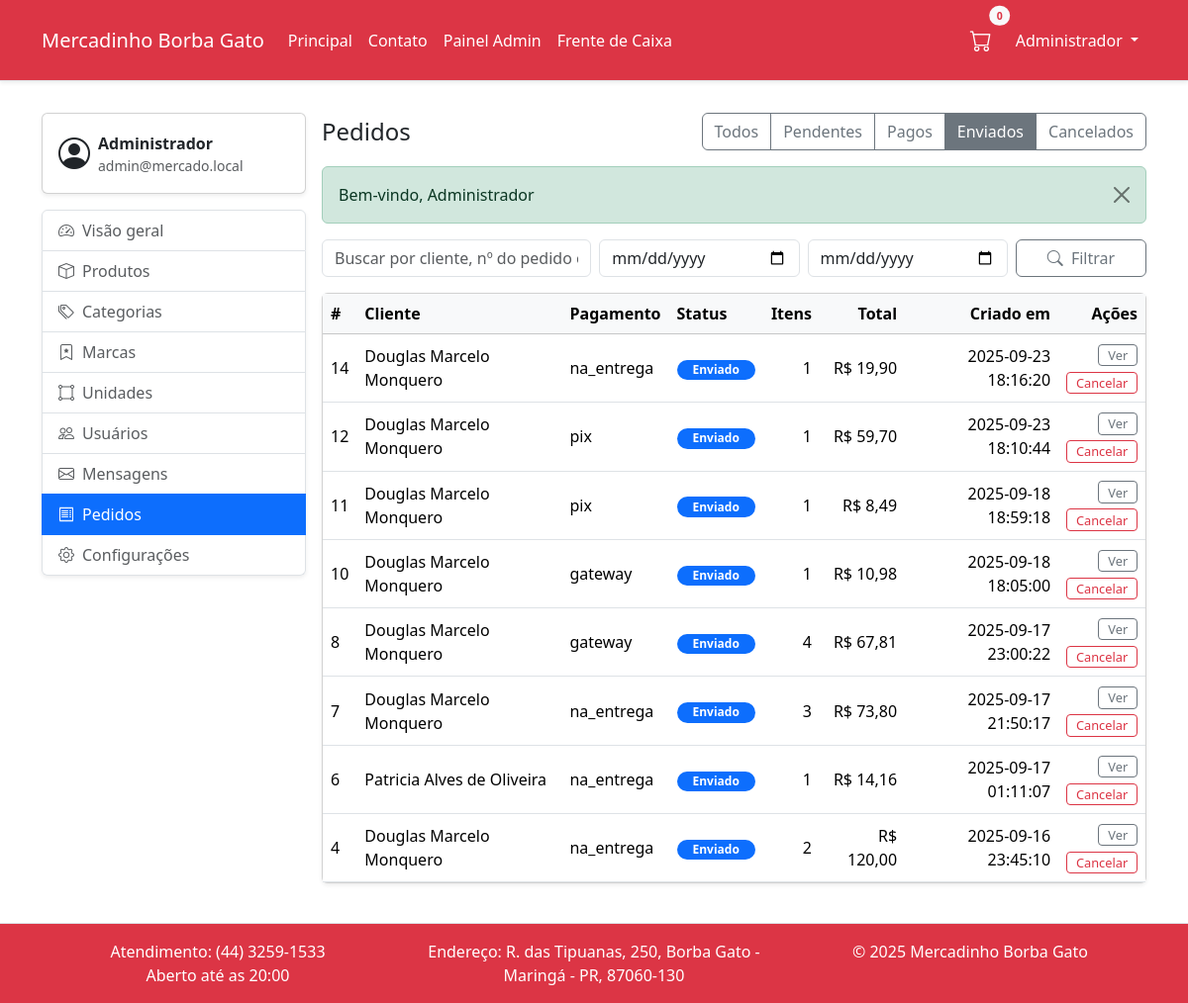
Page /public/admin/pedidos?status=enviado (signed in) on the earlier database version.
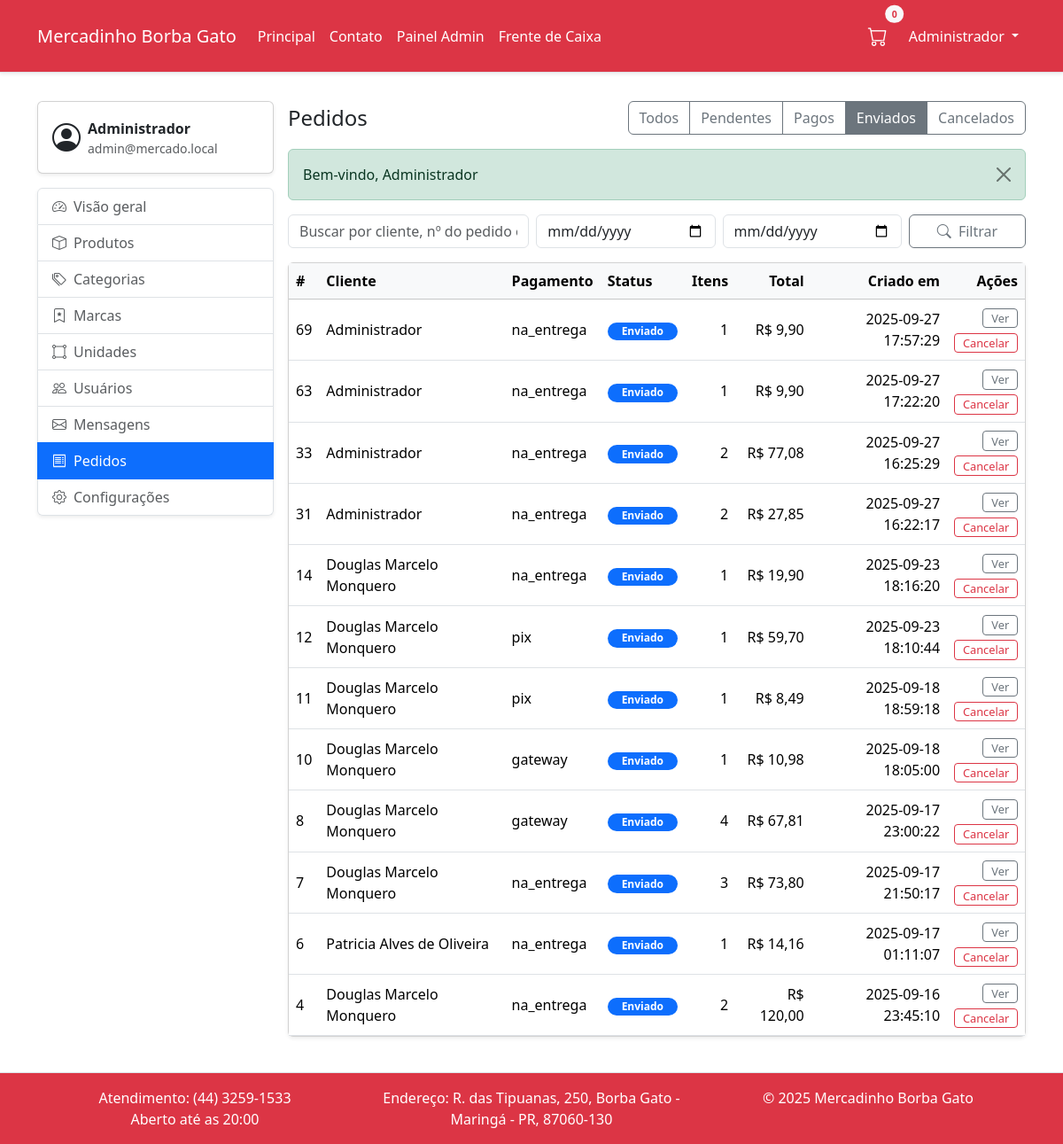
Same page on the later database version.
### tables this page shows
CREATE TABLE `pedido` (
  `id` int NOT NULL AUTO_INCREMENT,
  `cliente_id` int NOT NULL,
  `endereco_id` int DEFAULT NULL,
  `status` enum('novo','em_separacao','em_transporte','pronto','finalizado','cancelado') NOT NULL DEFAULT 'novo',
  `canal` enum('online','pdv') NOT NULL DEFAULT 'online',
  `entrega` enum('retirada','entrega') NOT NULL,
  `pagamento` enum('na_entrega','pix','cartao','gateway') NOT NULL DEFAULT 'na_entrega',
  `subtotal` decimal(12,2) NOT NULL,
  `frete` decimal(12,2) NOT NULL DEFAULT '0.00',
  `desconto` decimal(12,2) NOT NULL DEFAULT '0.00',
  `total` decimal(12,2) NOT NULL,
  `troco` decimal(12,2) NOT NULL DEFAULT '0.00',
  `codigo_externo` varchar(80) DEFAULT NULL,
  `criado_em` timestamp NOT NULL DEFAULT CURRENT_TIMESTAMP,
  `atualizado_em` timestamp NOT NULL DEFAULT CURRENT_TIMESTAMP ON UPDATE CURRENT_TIMESTAMP,
  PRIMARY KEY (`id`),
  KEY `idx_pedido_cliente` (`cliente_id`,`criado_em`),
  KEY `idx_pedido_status` (`status`),
  KEY `fk_pedido_endereco` (`endereco_id`),
  KEY `idx_pedido_status_data` (`status`,`criado_em`),
  CONSTRAINT `fk_pedido_cliente` FOREIGN KEY (`cliente_id`) REFERENCES `cliente` (`id`) ON UPDATE CASCADE,
  CONSTRAINT `fk_pedido_endereco` FOREIGN KEY (`endereco_id`) REFERENCES `endereco` (`id`) ON DELETE SET NULL ON UPDATE CASCADE
);

### App/Core/View.php (called while the page is built, shortened)
<?php
final class View
{
    private string $basePath;
    public function __construct()
    {
        $bp = realpath(__DIR__ . '/../Views');
        $this->basePath = $bp !== false ? $bp : (__DIR__ . '/../Views');
    }
    public function render(string $template, array $data = []): void
    {
        $rel = str_replace(['.', ':'], DIRECTORY_SEPARATOR, $template) . '.php';
        $file = $this->basePath . DIRECTORY_SEPARATOR . $rel;
        extract($data, EXTR_SKIP);
        require $file;
    }
}

### App/Core/Controller.php (called while the page is built, shortened)
<?php
abstract class Controller
{
    protected View $view;
    public function __construct()
    {
        $this->view = new View();
    }
    protected function render(string $template, array $data = []): void
    {
        $this->view->render($template, $data);
    }
}

### App/Controllers/Admin/PedidosController.php (called while the page is built, shortened)
<?php
final class PedidosController extends BaseAdminController
{
    private PDO $pdo;
    private array $allowedStatuses;
    public function __construct()
    {
        $this->pdo = Database::getConnection();
        $this->allowedStatuses = $this->detectAllowedStatuses();
    }
    public function index(): void
    {
        $filters = [
            'status' => trim((string)($_GET['status'] ?? '')),
            'q' => trim((string)($_GET['q'] ?? '')),
            'de' => trim((string)($_GET['de'] ?? '')),
            'ate' => trim((string)($_GET['ate'] ?? '')),
        ];
        $sql = <<<SQL
SELECT
    p.id,
    COALESCE(u.nome, e.nome, CONCAT('Cliente #', p.cliente_id)) AS cliente,
    p.pagamento,
    p.status,
    COUNT(ip.id) AS qtd_itens,
    p.total,
    p.criado_em
FROM pedido p
LEFT JOIN cliente c ON c.id = p.cliente_id
LEFT JOIN usuario u ON u.id = c.usuario_id
LEFT JOIN endereco e ON e.id = p.endereco_id
LEFT JOIN item_pedido ip ON ip.pedido_id = p.id
WHERE 1 = 1
SQL;
        $params = [];
        if ($filters['status'] !== '') {
            $dbStatuses = $this->dbStatusesFor($filters['status']);
            if ($dbStatuses) {
                $placeholders = [];
                foreach ($dbStatuses as $idx => $status) {
                    $ph = ':status_' . $idx;
                    $placeholders[] = $ph;
                    $params[$ph] = $status;
                }
                $sql .= ' AND p.status IN (' . implode(', ', $placeholders) . ')';
            }
        }
        $sql .= ' GROUP BY p.id, cliente, p.pagamento, p.status, p.total, p.criado_em';
        $sql .= ' ORDER BY p.criado_em DESC LIMIT 100';
        $stmt = $this->pdo->prepare($sql);
        $stmt->execute($params);
        $pedidos = $stmt->fetchAll(PDO::FETCH_ASSOC) ?: [];
        $pedidos = array_map(function (array $pedido): array {
            $raw = (string)($pedido['status'] ?? '');
            $pedido['status_raw'] = $raw;
            $pedido['status'] = $this->normalizeStatus($raw);
            return $pedido;
        }, $pedidos);
        $this->render('admin/pedidos/index', [
            'title' => 'Pedidos',
            'pedidos' => $pedidos,
            'filters' => $filters,
        ]);
    }
    private function detectAllowedStatuses(): array
    {
        try {
            $stmt = $this->pdo->query("SHOW COLUMNS FROM pedido LIKE 'status'");
            if ($stmt !== false) {
                $row = $stmt->fetch(PDO::FETCH_ASSOC);
                if (is_array($row) && isset($row['Type']) && is_string($row['Type'])) {
                    if (preg_match_all("/'([^']+)'/", $row['Type'], $matches)) {
                        return array_map('strtolower', $matches[1]);
                    }
                }
            }
        } catch (\Throwable $e) {
        }
        return [];
    }
    private function dbStatusesFor(string $normalized): array
    {
        $normalized = strtolower($normalized);
        $candidates = self::STATUS_GROUPS[$normalized] ?? [$normalized];
        $result = [];
        foreach ($candidates as $status) {
            if (!$this->allowedStatuses || in_array(strtolower($status), $this->allowedStatuses, true)) {
                $result[] = $status;
            }
        }
        return array_values(array_unique($result));
    }
    private function normalizeStatus(string $raw): string
    {
        $rawLower = strtolower($raw);
        foreach (self::STATUS_GROUPS as $normalized => $candidates) {
            foreach ($candidates as $candidate) {
                if ($rawLower === strtolower($candidate)) {
                    return $normalized;
                }
            }
        }
        return $rawLower !== '' ? $rawLower : 'pendente';
    }
}

### public/index.php (called while the page is built, shortened)
<?php
$router = new Router();
$method = $_SERVER['REQUEST_METHOD'] ?? 'GET';
$uri    = parse_url($_SERVER['REQUEST_URI'] ?? '/', PHP_URL_PATH) ?? '/';
$scriptName = str_replace('\\', '/', $_SERVER['SCRIPT_NAME'] ?? '');
$scriptDir  = rtrim(str_replace('\\', '/', dirname($scriptName)), '/');
$path = $uri;
if ($scriptName && strpos($path, $scriptName) === 0) {
    $path = substr($path, strlen($scriptName));
}
elseif ($scriptDir && $scriptDir !== '' && $scriptDir !== '/' && strpos($path, $scriptDir) === 0) {
    $path = substr($path, strlen($scriptDir));
}
$path = '/' . ltrim($path, '/');
$router->dispatch($method, $path);

### App/Core/Url.php (called while the page is built, shortened)
<?php declare(strict_types=1);
final class Url
{
    private static function base(): string
    {
        $script = $_SERVER['SCRIPT_NAME'] ?? '';
        $base = rtrim(str_replace('\\','/', dirname($script)), '/');
        return $base;
    }
    public static function to(string $path): string
    {
        $p = str_starts_with($path, '/') ? $path : '/' . $path;
        $base = self::base();
        return $base . $p;
    }
}

### App/DAO/Database.php (called while the page is built, shortened)
<?php
final class Database
{
    private static ?PDO $pdo = null;
    public static function getConnection(): PDO
    {
        if (self::$pdo === null) {
            $host = $_ENV['DB_HOST'] ?? $_ENV['MYSQLHOST'] ?? '127.0.0.1';
            $port = $_ENV['DB_PORT'] ?? $_ENV['MYSQLPORT'] ?? '3306';
            $database = $_ENV['DB_NAME'] ?? $_ENV['DB_DATABASE'] ?? $_ENV['MYSQLDATABASE'] ?? 'mercadinho';
            $user = $_ENV['DB_USER'] ?? $_ENV['DB_USERNAME'] ?? $_ENV['MYSQLUSER'] ?? 'root';
            $pass = $_ENV['DB_PASS'] ?? $_ENV['DB_PASSWORD'] ?? $_ENV['MYSQLPASSWORD'] ?? '';
            $dsn = sprintf('mysql:host=%s;port=%s;dbname=%s;charset=utf8mb4', $host, $port, $database);
            self::$pdo = new PDO($dsn, $user, $pass, [
                PDO::ATTR_ERRMODE => PDO::ERRMODE_EXCEPTION,
                PDO::ATTR_DEFAULT_FETCH_MODE => PDO::FETCH_ASSOC,
                PDO::ATTR_EMULATE_PREPARES => false,
            ]);
        }
        return self::$pdo;
    }
}

### App/Views/admin/pedidos/index.php (the view, shortened to what the changed rows need)
<?php
$pedidos = $pedidos ?? [];
$filters = $filters ?? ['status' => '', 'q' => '', 'de' => '', 'ate' => ''];
$h = static fn($v) => htmlspecialchars((string)$v, ENT_QUOTES, 'UTF-8');
$statusAtual = strtolower((string)($filters['status'] ?? ''));
?>
<!doctype html>
<html lang="pt-br">
<head>
  <link rel="stylesheet" href="<?= \App\Core\Url::to('/assets/css/bootstrap.min.css') ?>" />
  <link href="https://cdn.jsdelivr.net/npm/bootstrap-icons@1.10.5/font/bootstrap-icons.css" rel="stylesheet" />
  <link rel="stylesheet" href="<?= Url::to('/assets/site/css/style.css') ?>" />
</head>
<body>
  <div class="d-flex flex-column wrapper">
    <main class="flex-fill">
      <div class="container py-3">
        <div class="row g-3">
          <div class="col-12 col-lg-9">
            <div class="d-flex align-items-center justify-content-between mb-3">
              <h1 class="h4 mb-0">Pedidos</h1>
              <div class="btn-group">
                <?php
                $abas = [
                  '' => 'Todos',
                  'pendente' => 'Pendentes',
                  'pago' => 'Pagos',
                  'enviado' => 'Enviados',
                  'cancelado' => 'Cancelados',
                ];
                foreach ($abas as $valor => $label):
                  $url = Url::to('/admin/pedidos' . ($valor !== '' ? ('?status=' . $valor) : ''));
                  $ativo = $statusAtual === $valor;
                ?>
                  <a href="<?= $url ?>"
                    class="btn btn-outline-secondary<?= $ativo ? ' active' : '' ?>"><?= $label ?></a>
                <?php endforeach; ?>
              </div>
            </div>
            <div class="card shadow-sm">
              <div class="table-responsive">
                <table class="table align-middle table-hover mb-0">
                  <thead class="table-light">
                    <tr>
                      <th>#</th>
                      <th>Cliente</th>
                      <th>Pagamento</th>
                      <th>Status</th>
                      <th class="text-end">Itens</th>
                      <th class="text-end">Total</th>
                      <th class="text-end">Criado em</th>
                      <th class="text-end table-actions-cell">Ações</th>
                    </tr>
                  </thead>
                  <tbody>
                    <?php foreach ($pedidos as $pedido): ?>
                      <?php
                      $statusOriginal = trim((string)($pedido['status'] ?? 'pendente'));
                      $status = strtolower($statusOriginal);
                      $statusKey = strtolower(preg_replace('/[^a-z0-9]+/i', '_', $statusOriginal));
                      $badgeMap = [
                        'pendente' => 'bg-warning text-dark',
                        'pago' => 'bg-success text-white',
                        'enviado' => 'bg-primary text-white',
                        'em_transporte' => 'bg-info text-dark',
                        'transporte' => 'bg-info text-dark',
                        'em_preparo' => 'bg-info text-dark',
                        'preparando' => 'bg-info text-dark',
                        'em_andamento' => 'bg-info text-dark',
                        'pronto' => 'bg-secondary text-white',
                        'pronto_para_retirada' => 'bg-secondary text-white',
                        'entregue' => 'bg-success text-white',
                        'finalizado' => 'bg-success text-white',
                        'cancelado' => 'bg-danger text-white',
                      ];
                      $badgeClass = $badgeMap[$statusKey] ?? 'bg-secondary text-white';
                      $statusLabel = $statusOriginal !== '' ? $statusOriginal : 'Pendente';
                      if (function_exists('mb_convert_case')) {
                        $statusLabel = mb_convert_case($statusLabel, MB_CASE_TITLE, 'UTF-8');
                      } else {
                        $statusLabel = ucwords(strtolower($statusLabel));
                      }
                      ?>
                      <tr>
                        <td><?= (int)($pedido['id'] ?? 0) ?></td>
                        <td><?= $h($pedido['cliente'] ?? '-') ?></td>
                        <td><?= $h($pedido['pagamento'] ?? 'na entrega') ?></td>
                        <td>
                          <span
                            class="badge rounded-pill px-3 <?= $badgeClass ?>"><?= $h($statusLabel) ?></span>
                        </td>
                        <td class="text-end"><?= (int)($pedido['qtd_itens'] ?? 0) ?></td>
                        <td class="text-end">R$
                          <?= number_format((float)($pedido['total'] ?? 0), 2, ',', '.') ?></td>
                        <td class="text-end"><?= $h($pedido['criado_em'] ?? '-') ?></td>
                        <td class="text-end table-actions-cell">
                          <div class="orders-actions">
                            <a class="btn btn-outline-secondary btn-sm"
                              href="<?= Url::to('/admin/pedidos/' . (int)($pedido['id'] ?? 0)) ?>">Ver</a>
                            <?php if ($status !== 'cancelado'): ?>
                              <a class="btn btn-outline-danger btn-sm"
                                href="<?= Url::to('/admin/pedidos/' . (int)$pedido['id'] . '/cancelar') ?>">Cancelar</a>
                            <?php endif; ?>
                          </div>
                        </td>
                      </tr>
                    <?php endforeach; ?>
                  </tbody>
                </table>
              </div>
            </div>
          </div>
        </div>
      </div>
    </main>
  </div>
</body>
</html>

Differences in the rows shown:
added pedido: id "69", cliente "Administrador", pagamento "na_entrega", statusLabel "Enviado", qtd_itens "1", total "9,90", criado_em "2025-09-27 17:57:29"
added pedido: id "63", cliente "Administrador", pagamento "na_entrega", statusLabel "Enviado", qtd_itens "1", total "9,90", criado_em "2025-09-27 17:22:20"
added pedido: id "33", cliente "Administrador", pagamento "na_entrega", statusLabel "Enviado", qtd_itens "2", total "77,08", criado_em "2025-09-27 16:25:29"
added pedido: id "31", cliente "Administrador", pagamento "na_entrega", statusLabel "Enviado", qtd_itens "2", total "27,85", criado_em "2025-09-27 16:22:17"
